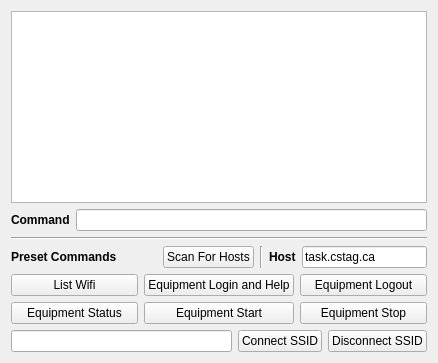
             <widget class="QWidget" name="tab_28">
              <attribute name="title">
               <string>SSH Console</string>
              </attribute>
              <layout class="QGridLayout" name="gridLayout_78">
               <item row="2" column="0">
                <layout class="QVBoxLayout" name="verticalLayout_274">
                 <property name="sizeConstraint">
                  <enum>QLayout::SetNoConstraint</enum>
                 </property>
                 <item>
                  <widget class="Line" name="line_58">
                   <property name="orientation">
                    <enum>Qt::Horizontal</enum>
                   </property>
                  </widget>
                 </item>
                 <item>
                  <layout class="QHBoxLayout" name="horizontalLayout_103">
                   <item>
                    <widget class="QLabel" name="label_316">
                     <property name="maximumSize">
                      <size>
                       <width>16777215</width>
                       <height>25</height>
                      </size>
                     </property>
                     <property name="font">
                      <font>
                       <weight>75</weight>
                       <bold>true</bold>
                      </font>
                     </property>
                     <property name="text">
                      <string>Preset Commands</string>
                     </property>
                    </widget>
                   </item>
                   <item>
                    <spacer name="horizontalSpacer_52">
                     <property name="orientation">
                      <enum>Qt::Horizontal</enum>
                     </property>
                     <property name="sizeHint" stdset="0">
                      <size>
                       <width>40</width>
                       <height>20</height>
                      </size>
                     </property>
                    </spacer>
                   </item>
                   <item>
                    <widget class="QPushButton" name="ssh_scan_for_hosts_button">
                     <property name="maximumSize">
                      <size>
                       <width>16777215</width>
                       <height>25</height>
                      </size>
                     </property>
                     <property name="text">
                      <string>Scan For Hosts</string>
                     </property>
                    </widget>
                   </item>
                   <item>
                    <widget class="Line" name="line_59">
                     <property name="orientation">
                      <enum>Qt::Vertical</enum>
                     </property>
                    </widget>
                   </item>
                   <item>
                    <widget class="QLabel" name="label_317">
                     <property name="font">
                      <font>
                       <weight>75</weight>
                       <bold>true</bold>
                      </font>
                     </property>
                     <property name="text">
                      <string>Host</string>
                     </property>
                    </widget>
                   </item>
                   <item>
                    <widget class="QLineEdit" name="ssh_host_line_edit">
                     <property name="minimumSize">
                      <size>
                       <width>125</width>
                       <height>0</height>
                      </size>
                     </property>
                     <property name="maximumSize">
                      <size>
                       <width>125</width>
                       <height>16777215</height>
                      </size>
                     </property>
                     <property name="text">
                      <string>task.cstag.ca</string>
                     </property>
                    </widget>
                   </item>
                  </layout>
                 </item>
                 <item>
                  <layout class="QGridLayout" name="gridLayout_79">
                   <item row="0" column="0">
                    <widget class="QPushButton" name="ssh_list_wifi_button">
                     <property name="maximumSize">
                      <size>
                       <width>16777215</width>
                       <height>27</height>
                      </size>
                     </property>
                     <property name="text">
                      <string>List Wifi</string>
                     </property>
                    </widget>
                   </item>
                   <item row="0" column="2">
                    <widget class="QPushButton" name="ssh_equipment_logout_button">
                     <property name="text">
                      <string>Equipment Logout</string>
                     </property>
                    </widget>
                   </item>
                   <item row="0" column="1">
                    <widget class="QPushButton" name="ssh_equipment_login_button">
                     <property name="text">
                      <string>Equipment Login and Help</string>
                     </property>
                    </widget>
                   </item>
                   <item row="1" column="0">
                    <widget class="QPushButton" name="ssh_equipment_status_button">
                     <property name="maximumSize">
                      <size>
                       <width>16777215</width>
                       <height>27</height>
                      </size>
                     </property>
                     <property name="text">
                      <string>Equipment Status</string>
                     </property>
                    </widget>
                   </item>
                   <item row="1" column="2">
                    <widget class="QPushButton" name="ssh_equipment_stop_button">
                     <property name="text">
                      <string>Equipment Stop</string>
                     </property>
                    </widget>
                   </item>
                   <item row="1" column="1">
                    <widget class="QPushButton" name="ssh_equipment_start_button">
                     <property name="text">
                      <string>Equipment Start</string>
                     </property>
                    </widget>
                   </item>
                  </layout>
                 </item>
                </layout>
               </item>
               <item row="1" column="0">
                <layout class="QHBoxLayout" name="horizontalLayout_104">
                 <property name="sizeConstraint">
                  <enum>QLayout::SetNoConstraint</enum>
                 </property>
                 <item>
                  <widget class="QLabel" name="label_318">
                   <property name="sizePolicy">
                    <sizepolicy hsizetype="Fixed" vsizetype="Maximum">
                     <horstretch>0</horstretch>
                     <verstretch>0</verstretch>
                    </sizepolicy>
                   </property>
                   <property name="maximumSize">
                    <size>
                     <width>16777215</width>
                     <height>15</height>
                    </size>
                   </property>
                   <property name="font">
                    <font>
                     <weight>75</weight>
                     <bold>true</bold>
                    </font>
                   </property>
                   <property name="text">
                    <string>Command</string>
                   </property>
                  </widget>
                 </item>
                 <item>
                  <widget class="QLineEdit" name="ssh_console_command_line_edit">
                   <property name="sizePolicy">
                    <sizepolicy hsizetype="Expanding" vsizetype="Maximum">
                     <horstretch>0</horstretch>
                     <verstretch>0</verstretch>
                    </sizepolicy>
                   </property>
                   <property name="maximumSize">
                    <size>
                     <width>16777215</width>
                     <height>25</height>
                    </size>
                   </property>
                  </widget>
                 </item>
                </layout>
               </item>
               <item row="0" column="0">
                <widget class="QTextEdit" name="console_line_edit">
                 <property name="sizePolicy">
                  <sizepolicy hsizetype="Expanding" vsizetype="Maximum">
                   <horstretch>0</horstretch>
                   <verstretch>0</verstretch>
                  </sizepolicy>
                 </property>
                 <property name="maximumSize">
                  <size>
                   <width>16777215</width>
                   <height>200</height>
                  </size>
                 </property>
                </widget>
               </item>
               <item row="3" column="0">
                <layout class="QHBoxLayout" name="horizontalLayout_105">
                 <property name="sizeConstraint">
                  <enum>QLayout::SetNoConstraint</enum>
                 </property>
                 <item>
                  <widget class="QLineEdit" name="ssh_ssid_line_edit">
                   <property name="maximumSize">
                    <size>
                     <width>16777215</width>
                     <height>27</height>
                    </size>
                   </property>
                  </widget>
                 </item>
                 <item>
                  <widget class="QPushButton" name="ssh_ssid_push_button">
                   <property name="text">
                    <string>Connect SSID</string>
                   </property>
                  </widget>
                 </item>
                 <item>
                  <widget class="QPushButton" name="ssh_disconnect_wifi_button">
                   <property name="text">
                    <string>Disconnect SSID</string>
                   </property>
                  </widget>
                 </item>
                </layout>
               </item>
              </layout>
             </widget>
